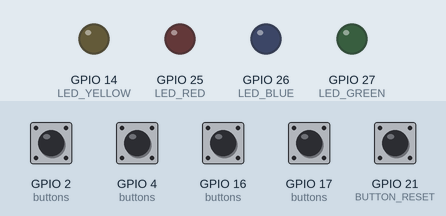
A sketch run on a simulated ESP32. Shown: output pins drawn as LEDs (lit = HIGH). Dashed ring = blinking. Inputs (shaded band) come from the test bench; at power-on: GPIO 2 (buttons), GPIO 4 (buttons), GPIO 16 (buttons), GPIO 17 (buttons), GPIO 21 (BUTTON_RESET) HIGH. Random numbers use the default seed unless the sketch sets one.

Above: at 1.6 s.
1.7 s: GPIO 2 (buttons) pulled LOW for 0.15 s
At 1.9 s:
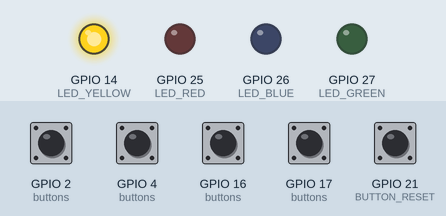
At 2.35 s:
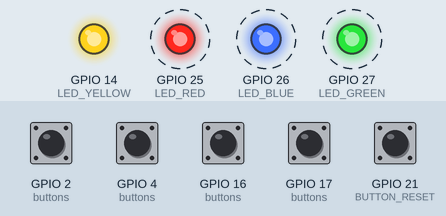
Timing chart, 0 to 10.7 s (numbered marks = the images above; inputs shaded):
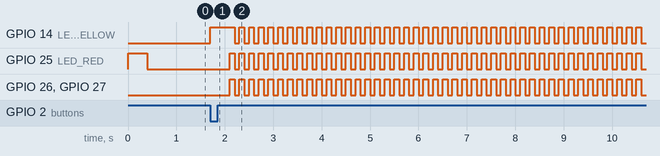

Measured:
- after the input at 1.7 s, GPIO 14 (LED_YELLOW): LOW → HIGH at once, then repeats every 0.20 s: LOW 0.10 s, HIGH 0.10 s; GPIO 25 (LED_RED), GPIO 26 (LED_BLUE), GPIO 27 (LED_GREEN): alternates HIGH for 0.10 s and LOW for 0.10 s, starting after 0.40 s

The sketch:

sketch.ino
```cpp
#include <vector> // Biblioteca para facilitar o trabalho com vetores;

// definindo pinos dos LEDs;
#define LED_YELLOW 14
#define LED_GREEN 27
#define LED_BLUE 26
#define LED_RED 25

const int leds[] = {LED_YELLOW, LED_GREEN, LED_BLUE, LED_RED};

// definindo pinos dos botões;
#define BUTTON_YELLOW 2
#define BUTTON_GREEN 4
#define BUTTON_BLUE 16
#define BUTTON_RED 17
#define BUTTON_RESET 21

const int buttons[] = {BUTTON_YELLOW, BUTTON_GREEN, BUTTON_BLUE, BUTTON_RED};

// valores padrão para o delay;
#define TIME_PLAYER 400
#define TIME_SIMON 400

// FUNÇÃO AUXILIAR PARA VISUALIZAR AS SEQUÊNCIAS //
void printSequence(std::vector<int> seq) {
    for (int i = 0; i < seq.size(); i++) {
        Serial.print(seq[i]);
        Serial.print(" ");
    }
    Serial.println();
}

// MÁQUINAS DE ESTADO //
int lengthSequencePlayer = 0;

int lengthSequenceSimon = 0;

bool simonTurn = true;

bool areYouWinningSon = true;

void loseSimonGame() {
  digitalWrite(LED_YELLOW, HIGH);
  digitalWrite(LED_GREEN, HIGH);
  digitalWrite(LED_BLUE, HIGH);
  digitalWrite(LED_RED, HIGH);
  delay(100);
  digitalWrite(LED_YELLOW, LOW);
  digitalWrite(LED_GREEN, LOW);
  digitalWrite(LED_BLUE, LOW);
  digitalWrite(LED_RED, LOW);
  delay(100);
}

bool verifySequencesLength() {
  return lengthSequenceSimon == lengthSequencePlayer;
}

bool compareSequences(std::vector<int> seq1, std::vector<int> seq2) {
  for (int i = 0; i < seq1.size(); i++) {
    if (seq1[i] != seq2[i]) {
      return false;
    }
  }

  return true;
}

// SEQUÊNCIAS //

std::vector<int> playerSequence {};

std::vector<int> simonSequence {};

// FUNÇÕES DO SIMON //

void simonSequenceFunc() {
  lengthSequencePlayer = 0;
  playerSequence.clear();

  int ledToBlink = leds[random(4)];
  simonSequence.push_back(ledToBlink);

  for(int led: simonSequence) {
    digitalWrite(led, HIGH);
    delay(TIME_SIMON);
    digitalWrite(led, LOW);
    delay(TIME_SIMON);
  }

  lengthSequenceSimon++;
  simonTurn = verifySequencesLength();

  // Serial.println("Simon Sequence:");
  // printSequence(simonSequence);
}


// FUNÇÕES DO JOGADOR //

void clickButton(int BUTTON, int LED) {
  if (digitalRead(BUTTON) == LOW) {
    digitalWrite(LED, HIGH);
    delay(TIME_PLAYER);
    digitalWrite(LED, LOW);

    playerSequence.push_back(LED);

    lengthSequencePlayer++;
    simonTurn = verifySequencesLength();

    if (compareSequences(playerSequence, simonSequence)) {
      areYouWinningSon = true;
    } else {
      areYouWinningSon = false;
    }

    // Serial.println("Player Sequence:");
    // printSequence(playerSequence);
  }
}

void buttonsToPress() {
  clickButton(BUTTON_YELLOW, LED_YELLOW);
  clickButton(BUTTON_GREEN, LED_GREEN);
  clickButton(BUTTON_BLUE, LED_BLUE);
  clickButton(BUTTON_RED, LED_RED);
}


// Funções setup() e loop();
void setup() {
  Serial.begin(9600); // apenas para debugar;

  for (int i = 0; i < 4; i++) {
    pinMode(leds[i], OUTPUT);
    pinMode(buttons[i], INPUT_PULLUP);
  }

  pinMode(BUTTON_RESET, INPUT_PULLUP);
}

void loop() {
  if (digitalRead(BUTTON_RESET) == LOW) {
    ESP.restart();
  }

  if (areYouWinningSon) {
    if (simonTurn) {
      simonSequenceFunc();
    } else {
      buttonsToPress();
    }
  } else {
    loseSimonGame();
  }
}
```
